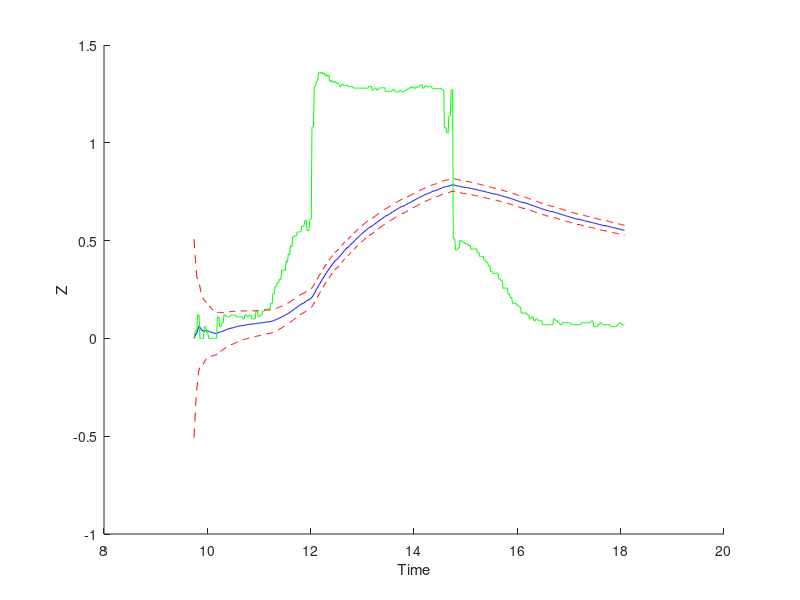
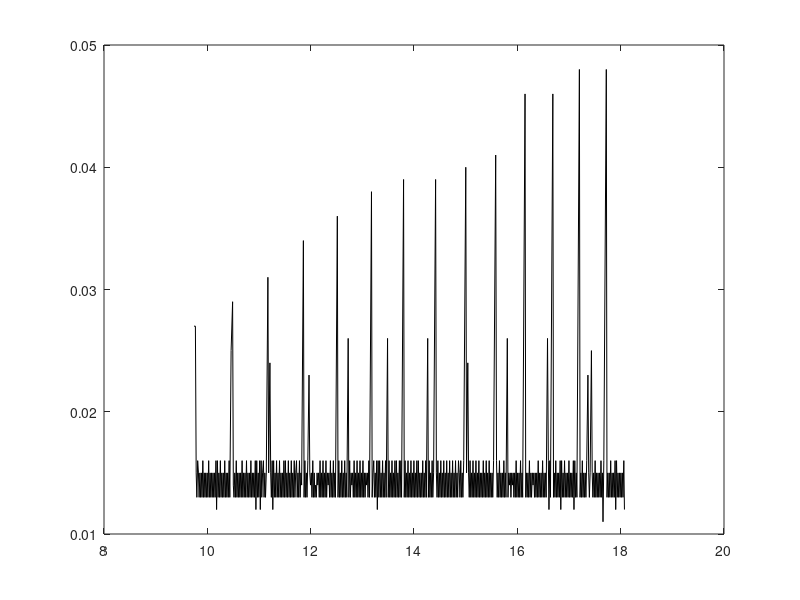

MATLAB code to generate these figures, in order:
close all
clc 
clf
log = load('benchtop/LOG75.TXT');

% parsing the data
Time          = log(:,1);
Mode          = log(:,2);
Imu_AccX      = log(:,3);
Imu_AccY      = log(:,4);
Imu_AccZ      = log(:,5);
Imu_AngRateX  = log(:,6);
Imu_AngRateY  = log(:,7);
Imu_AngRateZ  = log(:,8);
Imu_MagX      = log(:,9);
Imu_MagY      = log(:,10);
Imu_MagZ      = log(:,11);
Imu_Rot       = log(:,12:20);
Px4_Xdot      = log(:,21);
Px4_Ydot      = log(:,22);
Px4_Qual      = log(:,23);
Lidar_Dist    = log(:,24);
Camera_X      = log(:,25);
Camera_Y      = log(:,26);
Camera_Yaw    = log(:,27);
Camera_T      = log(:,28);
Filter_X      = log(:,29);
Filter_Y      = log(:,30);
Filter_Z      = log(:,31);
Filter_Xdot   = log(:,32);
Filter_Ydot   = log(:,33);
Filter_Zdot   = log(:,34);
Filter_Roll   = log(:,35);
Filter_Pitch  = log(:,36);
Filter_Yaw    = log(:,37);
Val_P_X       = log(:,38);
Val_I_X       = log(:,39);
Val_D_X       = log(:,40);
Val_P_Y       = log(:,41);
Val_I_Y       = log(:,42);
Val_D_Y       = log(:,43);
Val_P_Z       = log(:,44);
Val_I_Z       = log(:,45);
Val_D_Z       = log(:,46);
Val_P_Yaw     = log(:,47);
Val_I_Yaw     = log(:,48);
Val_D_Yaw     = log(:,49);
Rate_P_X      = log(:,50);
Rate_I_X      = log(:,51);
Rate_D_X      = log(:,52);
Rate_P_Y      = log(:,53);
Rate_I_Y      = log(:,54);
Rate_D_Y      = log(:,55);
Rate_P_Z      = log(:,56);
Rate_I_Z      = log(:,57);
Rate_D_Z      = log(:,58);
Rate_P_Yaw    = log(:,59);
Rate_I_Yaw    = log(:,60);
Rate_D_Yaw    = log(:,61);
Setpt_X       = log(:,62);
Setpt_Y       = log(:,63);
Setpt_Z       = log(:,64);
Setpt_Yaw     = log(:,65);
Setpt_Xdot    = log(:,66);
Setpt_Ydot    = log(:,67);
Setpt_Zdot    = log(:,68);
PID_Ux        = log(:,69);
PID_Uy        = log(:,70);
PID_Uz        = log(:,71);
PID_Yawdot    = log(:,72);
Flag_Xval     = log(:,73);
Flag_Yval     = log(:,74);
Flag_Zval     = log(:,75);
Flag_Xrate    = log(:,76);
Flag_Yrate    = log(:,77);
Flag_Zrate    = log(:,78);
Flag_Yawl     = log(:,79);
Battery       = log(:,80);
DJI_Roll      = log(:,81);
DJI_Pitch     = log(:,82);
DJI_Yawdot    = log(:,83);
DJI_Fz        = log(:,84);
AtomFlag      = log(:,85);
DJI_Roll_RAW  = log(:,86);
DJI_Pitch_RAW = log(:,87);
DJI_Fz_RAW    = log(:,88);
DJI_YawRate_RAW = log(:,89);

PPM_1 = log(:, 90);
PPM_2 = log(:, 91);
PPM_3 = log(:, 92);
PPM_4 = log(:, 93);

roll = atan2(Imu_Rot(:,6), Imu_Rot(:,9));
pitch = asin(-Imu_Rot(:,3));
yaw = atan2(Imu_Rot(:,2), Imu_Rot(:,1));

%%
mass = 2.38;
gravity = 9.81;

x = zeros(6,1);           % [x y z xdot ydot zdot]
dx = zeros(6,1);          % [xdot ydot zdot xddot yddot zddot] 
                        % which is [x_4 x_5 x_6 Fx/m Fy/m Fz/m] where
                        % forces are obtained from decomposing u_1 =
                        % Fz_body
P = 0.1 * eye(6);
Q = zeros(6);
Q(1,1) = 0.1;
Q(2,2) = 0.1;
Q(3,3) = 0.9;
Q(4,4) = 0.01;
Q(5,5) = 0.01;
Q(6,6) = 0.01;

u = zeros(4,1);           % [Fz roll pitch yawRate] (to dji)

A = [[0 0 0 1 0 0];
     [0 0 0 0 1 0];
     [0 0 0 0 0 1];
     [0 0 0 0 0 0];
     [0 0 0 0 0 0];
     [0 0 0 0 0 0]];
     
     
%sensor_1 = zeros(3,1);    % [z xdot ydot]
%y_1 = zeros(3,1);         % [x_3 x_4 x_5]
R_1 = zeros(3);  
R_1(1,1) = 0.04;
R_1(2,2) = 0.1;
R_1(3,3) = 0.1;

C_1 = [[0 0 1 0 0 0];   
       [0 0 0 1 0 0];   
       [0 0 0 0 1 0]];  

%sensor_2 = zeros(5,1);    % [x y z xdot ydot]
%y_2 = zeros(5,1);         % [x_1 x_2 x_3 x_4 x_5]
R_2 = zeros(5);
R_2(1,1) = 0.1;
R_2(2,2) = 0.1;
R_3(3,3) = 0.01;
R_4(4,4) = 0.1;
R_5(5,5) = 0.1;

C_2 = [[1 0 0 0 0 0];
       [0 1 0 0 0 0];
       [0 0 1 0 0 0];
       [0 0 0 1 0 0];
       [0 0 0 0 1 0]];
%xPred = [];
%P_pred = [];
%xCorr = [];
%P_Corr = [];

dx_vec = [];

px4_xdot = [];
px4_ydot = [];
Zdist = [];
%predTime = [];
%corrTime = [];
xFlt = [];
pFlt = [];

for i = 2:length(Time)
     Zdist = [Zdist, -Lidar_Dist(i) * cos(pitch(i)) * cos(roll(i))];
     px4_xdot = [px4_xdot, (Px4_Xdot(i) * cos(yaw(i))) + (Px4_Ydot(i) * sin(yaw(i)))];
     px4_ydot = [px4_ydot, -(Px4_Xdot(i) * sin(yaw(i))) + (Px4_Ydot(i) * sin(yaw(i)))];

  %if ((Time(i) - Time(i-1)) < 0.015)
  if (false)
     % fill in u, dt, dx
     u = [-DJI_Fz_RAW(i); DJI_Roll_RAW(i); DJI_Pitch_RAW(i); DJI_YawRate_RAW(i)];
     dt = Time(i) - Time(i-1);
     dx = [x(4);
           x(5); 
           x(6); 
           u(1) / mass * ( (cos(yaw(i))   * sin(pitch(i)) * cos(roll(i))) + (sin(yaw(i)) * sin(roll(i))) );
           u(1) / mass * ( (sin(yaw(i))   * sin(pitch(i)) * cos(roll(i))) - (cos(yaw(i)) * sin(roll(i))) );
           u(1) / mass * (  cos(pitch(i)) * cos(roll(i)) )];
           %0 / mass * cos(pitch(i)) * cos(roll(i))]; 
      dx_vec = [dx_vec, dx];
     
     % debug
     dx(6);
       
     % Run prediction step
     x = x + dt * dx;
     
     %debug
     x(6);
     
     P = P + (dt * ((A * P) + (P * A') + Q));
     %xPred = [xPred, x];
     %P_pred = [P_pred, [P(1, 1);
     %                   P(2, 2);
     %                   P(3, 3);
     %                   P(4, 4);
     %                   P(5, 5);
     %                   P(6, 6)]];
     %predTime = [predTime, Time(i)];     
  else
     % set up correction step 1
     y_1 = [x(3); x(4); x(5)];
     sensor_1 = [-Lidar_Dist(i) * cos(pitch(i)) * cos(roll(i));
                  (Px4_Xdot(i) * cos(yaw(i))) + (Px4_Ydot(i) * sin(yaw(i)));
                  -(Px4_Xdot(i) * sin(yaw(i))) + (Px4_Ydot(i) * sin(yaw(i)))];
     
              
     L = P * C_1' * inv(R_1 + (C_1 * P * C_1'));
     P = (eye(6) - (L * C_1)) * P;
     
     x = x + (L * (-y_1 + sensor_1));
     
     %debug
     sensor_1(1);
     x(6);
     
     %xCorr = [xCorr, x];
     %P_Corr = [P_Corr, [P(1, 1);
     %                   P(2, 2);
     %                   P(3, 3);
     %                   P(4, 4);
     %                   P(5, 5);
     %                   P(6, 6)]]; 
     %corrTime = [corrTime, Time(i)];    
  end
  
  xFlt = [xFlt, x];
  pFlt = [pFlt, [P(1, 1);
                 P(2, 2);
                 P(3, 3);
                 P(4, 4);
                 P(5, 5);
                 P(6, 6)]];
end


figure(1)
hold on;
%plot(corrTime, -xCorr(3,:), 'b');
%plot(predTime, -xPred(3,:), '--k');
plot(Time(2:end), -xFlt(3,:), 'b');
plot(Time(2:end), -Zdist, 'g');
plot(Time(2:end), -(xFlt(3,:) + 3 * sqrt(pFlt(3,:))), '--r');
plot(Time(2:end), -(xFlt(3,:) - 3 * sqrt(pFlt(3,:))), '--r');
%plot(corrTime, -(xCorr(3,:) + 3 * sqrt(P_Corr(3,:))), '--r');
%plot(corrTime, -(xCorr(3,:) - 3 * sqrt(P_Corr(3,:))), '--r');
xlabel('Time');
ylabel('Z');
hold off;

%figure(2)
%hold on;

%plot(corrTime, xCorr(4,:), 'b');
%plot(predTime, xPred(4,:), '--b');

%plot(Time(2:end), xFlt(4,:), 'b');
%plot(Time(2:end), px4_xdot, 'g');
%plot(Time(2:end), -(xFlt(4,:) + 3 * sqrt(pFlt(4,:))), '--r');
%plot(Time(2:end), -(xFlt(4,:) - 3 * sqrt(pFlt(4,:))), '--r');

%plot(corrTime, (xCorr(4,:) + 3 * sqrt(P_Corr(4,:))), '--r')
%plot(corrTime, (xCorr(4,:) - 3 * sqrt(P_Corr(4,:))), '--r');
%plot(Time(2:end), Setpt_Xdot(2:end), 'k');

%xlabel('Time');
%ylabel('Xdot');
%hold off;
%
%figure(3)
%hold on;

%plot(corrTime, xCorr(5,:), 'b');
%plot(predTime, xPred(5,:), '--b');

%plot(Time(2:end), xFlt(5,:), 'b');
%plot(Time(2:end), px4_ydot, 'g');
%plot(Time(2:end), -(xFlt(5,:) + 3 * sqrt(pFlt(5,:))), '--r');
%plot(Time(2:end), -(xFlt(5,:) - 3 * sqrt(pFlt(5,:))), '--r');

%plot(corrTime, (xCorr(5,:) + 3 * sqrt(P_Corr(5,:))), '--r');
%plot(corrTime, (xCorr(5,:) - 3 * sqrt(P_Corr(5,:))), '--r');
%xlabel('Time');
%ylabel('Ydot');
%hold off;

figure(4)
%plot(Time(2:end), DJI_Fz_RAW(2:end), '-k');
plot(Time(2:end), Time(2:end) - Time(1:end-1), '-k');
%figure(1)
%plot(Time(2:end), -xCorr(3,:), 'b', ...
%     Time(2:end), -xPred(3,:), '--b', ...
%     Time(2:end), -Zdist, 'g', ...
%     Time(2:end), -(xCorr(3,:) + 3 * sqrt(P_Corr(3,:))), '--r', ...
%     Time(2:end), -(xCorr(3,:) - 3 * sqrt(P_Corr(3,:))), '--r');
%xlabel('Time');
%ylabel('Z');

%figure(2)
%plot(Time(2:end), xCorr(4,:), 'b', ...
%     Time(2:end), xPred(4,:), '--b', ...
%     Time(2:end), px4_xdot, 'g', ...
%     Time(2:end), (xCorr(4,:) + 3 * sqrt(P_Corr(4,:))), '--r', ...
%     Time(2:end), (xCorr(4,:) - 3 * sqrt(P_Corr(4,:))), '--r', ...
%     Time(2:end), Setpt_Xdot(2:end), 'k');
%xlabel('Time');
%ylabel('Xdot');

%figure(3)
%plot(Time(2:end), xCorr(5,:), 'b', ...
%     Time(2:end), xPred(5,:), '--b', ...
%     Time(2:end), px4_ydot, 'g', ...
%     Time(2:end), (xCorr(5,:) + 3 * sqrt(P_Corr(5,:))), '--r', ...
%     Time(2:end), (xCorr(5,:) - 3 * sqrt(P_Corr(5,:))), '--r');
%xlabel('Time');
%ylabel('Ydot');

%      Time(2:end), px4_ydot, 'g', ...
%      Time(2:end), (xCorr(5,:) + 3 * sqrt(P_Corr(5,:))), '--r', ...
%      Time(2:end), (xCorr(5,:) - 3 * sqrt(P_Corr(5,:))), '--r');

%      Time(2:end), xPred(4,:), '--b', ...

%      Time(2:end), px4_xdot, 'g', ...
%      Time(2:end), (xCorr(4,:) + 3 * sqrt(P_Corr(4,:))), '--r', ...
%      Time(2:end), (xCorr(4,:) - 3 * sqrt(P_Corr(4,:))), '--r');
